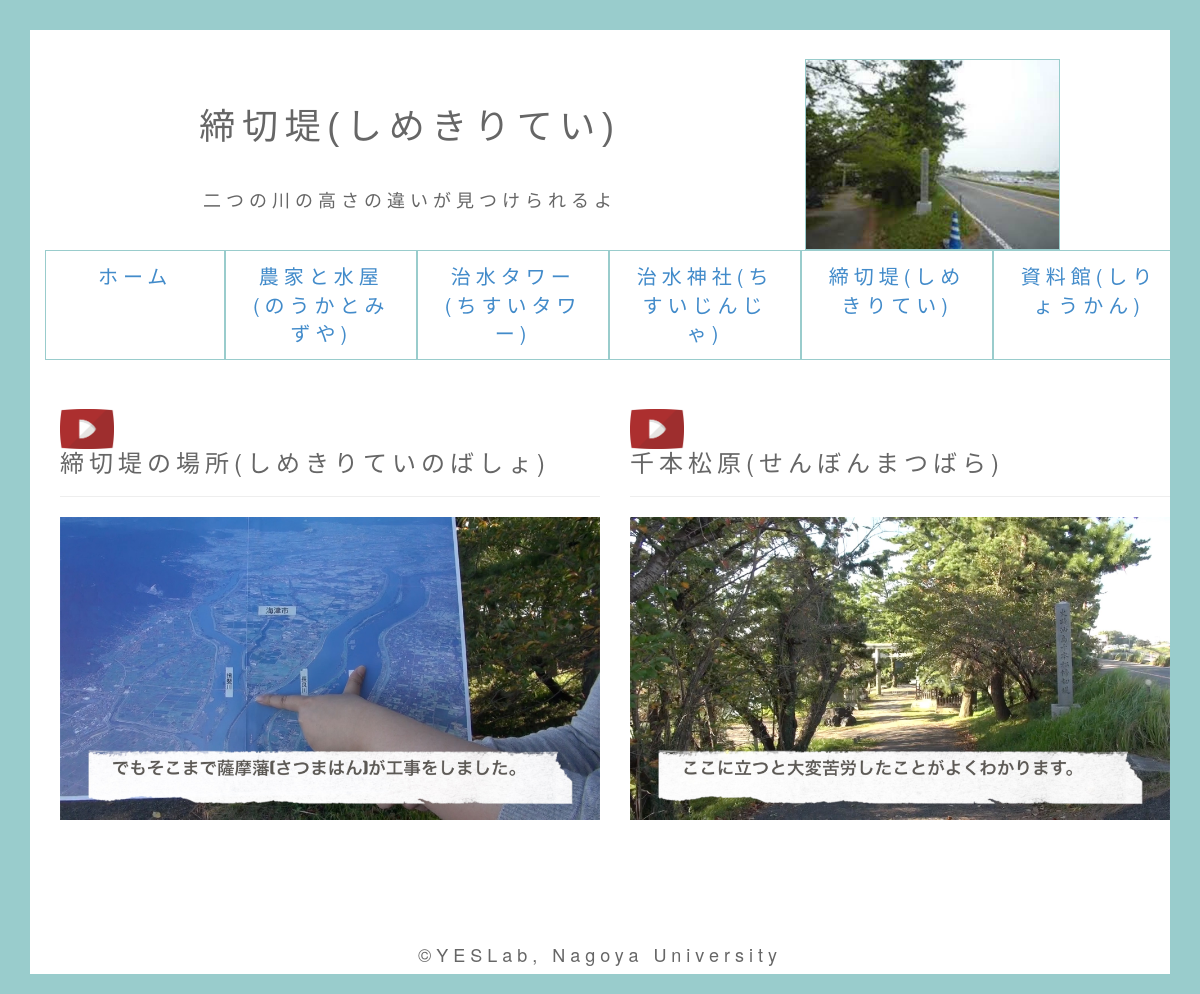
The page /spot.php?id=6 on the database its author committed.
### tables this page shows
CREATE TABLE `kiso_spot` (
  `id` int(11) NOT NULL,
  `spot_id` int(11) NOT NULL,
  `spot_name` text NOT NULL,
  `spot_photo` text NOT NULL,
  `spot_icon` text NOT NULL,
  `spot_text` text NOT NULL,
  `spot_boolean` tinyint(1) NOT NULL,
  `spot_created` datetime NOT NULL,
  `spot_modified` timestamp NOT NULL DEFAULT CURRENT_TIMESTAMP ON UPDATE CURRENT_TIMESTAMP
);

CREATE TABLE `kiso_movie` (
  `movie_id` int(11) NOT NULL,
  `spot_id` int(11) NOT NULL,
  `movie_path` text NOT NULL,
  `movie_img` text NOT NULL,
  `movie_title` text NOT NULL,
  `movie_boolean` tinyint(1) NOT NULL,
  `movie_created` datetime NOT NULL,
  `movie_modified` timestamp NOT NULL DEFAULT CURRENT_TIMESTAMP ON UPDATE CURRENT_TIMESTAMP
);

### spot.php (the view, shortened to what this page needs)
<?php
require('dbconnect.php');
$db = mysql_connect($DBSERVER, $DBUSER, $DBPASSWORD) or die(mysql_error());
?>
<?php
$id = $_GET['id'];
$recordSet = mysql_query("SELECT * FROM kiso_spot WHERE spot_id ='$id'",$db);
$data = mysql_fetch_assoc($recordSet);
$recordSetMovie = mysql_query("SELECT * FROM kiso_movie WHERE  movie_boolean=1 AND spot_id='$id'", $db);
?>
<!DOCTYPE html>
<html lang="ja">
<head>
	<link href="css/bootstrap.min.css" rel="stylesheet">
	<link href="//netdna.bootstrapcdn.com/bootstrap/3.0.0/css/bootstrap-glyphicons.css" rel="stylesheet">
	<link href="css/spotstyle.css" rel="stylesheet" type="text/css">
</head>
<body>
<header>
	<div class="text-center">
	<div id="box" class="col-xs-8">
	<br />
	<br />
		<h2><?php echo $data['spot_name'];?></h2><br />
		<h4><?php echo $data['spot_text'];?></h4>
	</div>
<br />
	<div class="col-xs-3">
		<div id="photoimg"><img src="photo/<?php echo $data['spot_photo'];?>.jpg"width="100%"></div>
	</div>
	<div class="col-xs-1">
	</div>
	</div>
</header>
<div class="container">
	<ul class="nav nav-justified">
		<li><a href="../kiso_guide2.0">ホーム</a></li>
		<li><a href="spot.php?id=1">農家と水屋(のうかとみずや)</a></li>
		<li><a href="spot.php?id=2">治水タワー(ちすいタワー)</a></li>
		<li><a href="spot.php?id=5">治水神社(ちすいじんじゃ)</a></li>
		<li><a href="spot.php?id=6">締切堤(しめきりてい)</a></li>
		<li><a href="spot.php?id=8">資料館(しりょうかん)</a></li>
	</ul><br />
	<div class="text-left">
		<?php
			while($movie_data = mysql_fetch_assoc($recordSetMovie)){
		?>
			<div id="movie" class="col-xs-6">
				<h3><img src="icon/movie.png" width=10% class="img-responsive"><?php echo $movie_data['movie_title'];?></h3>
				<hr>
				<a href="play.php?id=<?php echo $movie_data['movie_id'];?>">
				<img src="movie_photo/<?php echo $movie_data['movie_img'];?>.jpg" class="img-responsive" width="100%">
				</a>
				<br />
				<br />
			</div>
		<?php
			}
		?>
	</div>
</div>
<br />
<br />
<footer>
	<h4 class="text-center">&copy;YESLab, Nagoya University</h4>
</footer>
</body>
</html>

### css/spotstyle.css (style rules this page uses)
body { font-size: 20px; color: #666666; letter-spacing: 5px; border: 30px solid#99CCCC }
h2 { font-family:"07YasashisaAntique","MS Pゴシック",sans-serif; font-size: 180%; letter-spacing: 5pt; margin-bottom: 5px; }
li { padding: 1px; border: 1px solid#99CCCC }
#photoimg { border: solid 1px #99CCCC; }

### rows shown on the page
kiso_spot: spot_name "締切堤(しめきりてい)", spot_text "二つの川の高さの違いが見つけられるよ", spot_photo (picture)
kiso_movie: movie_title "締切堤の場所(しめきりていのばしょ)", movie_img (picture)
kiso_movie: movie_title "千本松原(せんぼんまつばら)", movie_img (picture)
